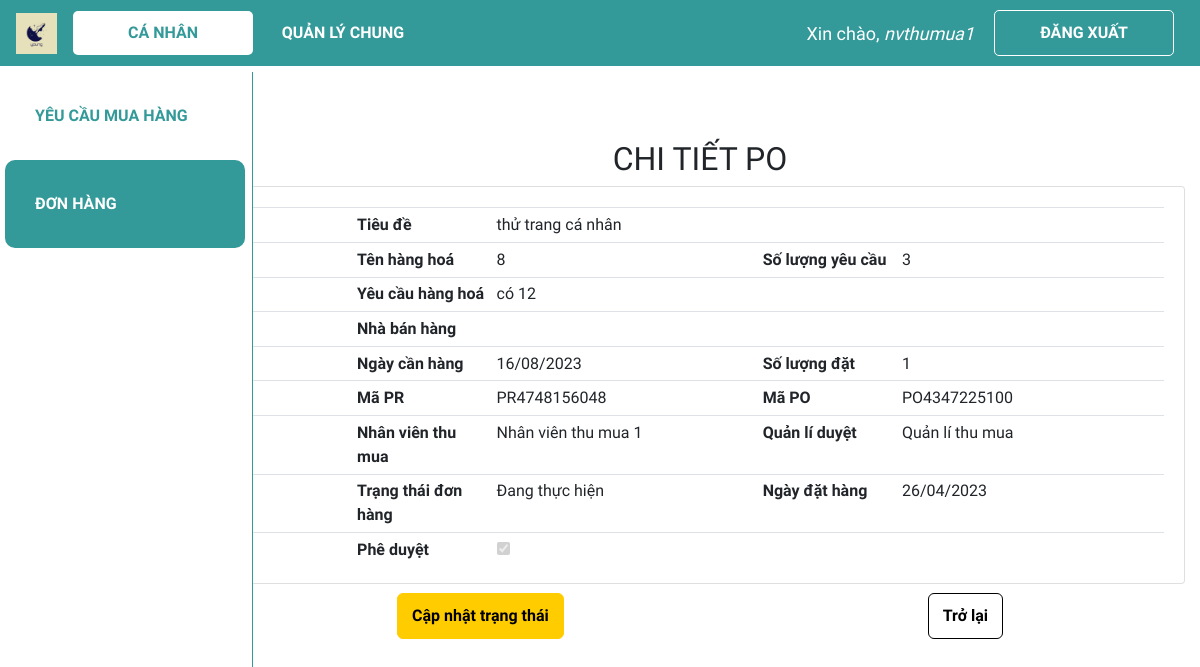
Page /ca_nhan/xem_po/PO4347225100 (signed in) on the committed database.
### web_core/models.py (models this page shows, shortened)
class PO(models.Model):
    danh_muc_trang_thai = (
        ('Chờ phê duyệt', 'Chờ phê duyệt'),
        ('Đang thực hiện', 'Đang thực hiện'),
        ('Đã nhận hàng', 'Đã nhận hàng'),
        ('Đã hoàn thành', 'Đã hoàn thành'),
    )
    ma_PO = ShortUUIDField(
        verbose_name='Mã PO',
        length=10,
        max_length=12,
        prefix="PO",
        alphabet="0123456789",
        primary_key=True
    )
    ma_PR = models.ForeignKey(PR, on_delete = models.CASCADE, verbose_name = 'Mã PR', blank = True, null = True)
    ma_hang_hoa = models.ForeignKey(HANGHOA, on_delete = models.CASCADE, verbose_name = 'Mã hàng hoá', blank = True, null = True)
    so_luong = models.IntegerField('Số lượng', validators = [MinValueValidator(0)], default = 0)
    ma_hop_dong = models.ForeignKey(HOPDONG, on_delete = models.SET_NULL, verbose_name = 'Mã hợp đồng', blank = True, null = True)
    ma_nhan_vien_tao = models.ForeignKey(NHANVIEN, on_delete=models.SET_NULL, verbose_name = 'Mã nhân viên tạo', related_name = 'nv_tao_PO', null=True)
    ma_ncc = models.ForeignKey(NCC, on_delete = models.SET_NULL, verbose_name = 'Mã nhà cung cấp', blank = True, null = True)
    ngay_tao = models.DateTimeField('Ngày tạo', default = datetime.now)
    ngay_cap_nhat = models.DateTimeField('Ngày cập nhật', default = datetime.now)
    trang_thai = models.CharField('Trạng thái PO', max_length = 100, choices=danh_muc_trang_thai, default='Đang xem xét', blank = True, null = True)
    ma_quan_ly_duyet = models.ForeignKey(NHANVIEN, on_delete = models.SET_NULL, verbose_name = 'Mã quản lý duyệt', related_name = 'quan_ly', blank = True, null = True)

class PR(models.Model):
    danh_muc_trang_thai = (
        ('Chờ phân công', 'Chờ phân công'),
        ('Đang thực hiện', 'Đang thực hiện'),
        ('Đã hoàn thành', 'Đã hoàn thành'),
    )
    ma_PR = ShortUUIDField(
        verbose_name='Mã PR',
        length=10,
        max_length=12,
        prefix="PR",
        alphabet="0123456789",
        primary_key=True
    )
    ma_nhan_vien_tao = models.ForeignKey(NHANVIEN, on_delete = models.CASCADE, verbose_name = 'Mã nhân viên tạo', related_name = 'nv_tao_PR', blank = True, null = True)
    ma_nhan_vien_phu_trach = models.ForeignKey(NHANVIEN, on_delete = models.SET_NULL, verbose_name = 'Mã nhân viên phụ trách',  related_name = 'nv_phutrach_PR', blank = True, null = True)
    ngay_tao = models.DateTimeField('Ngày tạo', default = datetime.now)
    ngay_cap_nhat = models.DateField('Ngày cập nhật', default = datetime.now)
    ten_PR = models.CharField('Tên PR', max_length = 300)
    trang_thai = models.CharField('Trạng thái PR', max_length = 100, choices=danh_muc_trang_thai, default='Đang xem xét', null=True)

class PR_HH(models.Model):
    danh_muc_trang_thai = (
        ('Chờ phân công', 'Chờ phân công'),
        ('Đang thực hiện', 'Đang thực hiện'),
        ('Đã hoàn thành', 'Đã hoàn thành'),
    )
    ma_PR = models.ForeignKey(PR, on_delete = models.CASCADE, verbose_name = 'Mã PR', blank = True, null = True)
    ma_hang_hoa = models.ForeignKey(HANGHOA, on_delete=models.SET_NULL, verbose_name = 'Mã hàng hoá', null=True)
    so_luong = models.IntegerField('Số lượng', validators = [MinValueValidator(0)], default = 0)
    ngay_can_hang = models.DateField('Ngày cần hàng', editable = True, blank = True, null = True)
    ngay_cap_nhat = models.DateField('Ngày cập nhật', default = datetime.now)
    yeu_cau = models.CharField('Yêu cầu', max_length = 300, blank = True, null = True)
    trang_thai = models.CharField('Trạng thái PR', max_length = 100, choices=danh_muc_trang_thai, null=True)

class HANGHOA(models.Model):
    ma_HH = ShortUUIDField(
        verbose_name='Mã hàng hoá',
        length=10,
        max_length=12,
        prefix="HH",
        alphabet="0123456789",
        primary_key=True
    )
    ten_hang_hoa = models.CharField('Tên hàng hoá', max_length = 100, null=True)
    so_luong_ton = models.IntegerField('Số lượng tồn', validators = [MinValueValidator(0)], default = 0)

class NHANVIEN(models.Model):
    danh_muc_phong_ban = (
        ('Thu mua', 'Thu mua'),
        ('Kho', 'Kho'),
        ('Kế toán', 'Kế toán'),
        ('Khác', 'Khác')
    )
    danh_muc_chuc_vu = (
        ('Quản lí', 'Quản lí'),
        ('Nhân viên', 'Nhân viên'),
    )
    user = models.OneToOneField(User, null=True, blank=True, on_delete=models.CASCADE)
    ma_NV = ShortUUIDField(
        verbose_name='Mã nhân viên',
        length=10,
        max_length=12,
        prefix="NV",
        alphabet="0123456789",
        primary_key=True
    )
    ho_ten = models.CharField('Họ tên', max_length = 100, null=True)
    phong_ban = models.CharField('Phòng ban', max_length = 50, choices=danh_muc_phong_ban, null=True)
    chuc_vu = models.CharField('Chức vụ', max_length = 50, choices=danh_muc_chuc_vu, null=True)

### web_core/decorators.py (the view)
    def wrapper_function(request, *args, **kwargs):
        group = None
        if request.user.groups.exists():
            group = request.user.groups.all()[0].name
        if group == 'quanly':
            return redirect('quanli_dspr')
        else:
            print(group)
            return view_func(request, *args, **kwargs)

### web_core/templatetags/index.py (called while the page is built)
@register.filter
def first_group_name(user):
    groups = user.groups.all()
    if groups:
        return groups[0].name
    return ''

### web_core/views.py (called while the page is built)
def update_all_po_status():
    dspo = PO.objects.all().order_by('-ngay_tao')
    for po in dspo:
        if po.ma_quan_ly_duyet and po.trang_thai == 'Chờ phê duyệt':
            po.trang_thai='Đang thực hiện'
        elif not po.ma_quan_ly_duyet and po.trang_thai != 'Chờ phê duyệt':
            po.trang_thai='Chờ phê duyệt'
        po.save()

@non_admin_only
@login_required(login_url='login')
def view_po_canhan(request, ma_PO):
    update_all_po_status()
    if ma_PO is None:
        return redirect('/dspo_canhan')
    po = PO.objects.get(ma_PO=ma_PO)
    pr_hh = PR_HH.objects.get(ma_PR = po.ma_PR.ma_PR, ma_hang_hoa = po.ma_hang_hoa.ma_HH)
    context = {'po':po, 'pr_hh':pr_hh}
    return render(request,'web_core/view_po_canhan.html', context)

### web_core/templates/web_core/view_po_canhan.html (shortened to what this page needs)
{% extends 'web_core/main.html' %}
{% block content %}
<h2 class="table-title" style>CHI TIẾT PO</h2>
<div class="card card-body">
    <table class="table table-sm po-canhan">
        <tr>
            <th class="mid-content"></th>
            <th class="mid-content">Tiêu đề</th>
            <td class="large-content">{{po.ma_PR.ten_PR}}</td>
            <th class="small-content"></th>
            <th class="small-content"></th>
        </tr>
        <tr>
            <th class="mid-content"></th>
            <th class="mid-content">Tên hàng hoá</th>
            <td class="mid-content">{{pr_hh.ma_hang_hoa.ten_hang_hoa}}</td>
            <th class="mid-content">Số lượng yêu cầu</th>
            <td class="large-content">{{pr_hh.so_luong}}</td>
        </tr>
        <tr>
            <th class="mid-content"></th>
            <th class="mid-content">Yêu cầu hàng hoá</th>
            <td class="mid-content">{{pr_hh.yeu_cau}}</td>
            <th class="mid-content"></th>
            <th class="mid-content"></th>
        </tr>
        <tr>
            <th class="mid-content"></th>
            <th class="mid-content">Nhà bán hàng</th>
            <td class="mid-content">{{po.ma_ncc.ten_doanh_nghiep}}</td>
            <th class="mid-content"></th>
            <th class="mid-content"></th>
        </tr>
        <tr>
            <th class="mid-content"></th>
            <th class="mid-content">Ngày cần hàng</th>
            <td class="mid-content">{{pr_hh.ngay_can_hang|date:"d/m/Y"}}</td>
            <th class="mid-content">Số lượng đặt</th>
            <td class="mid-content">{{po.so_luong}}</td>
        </tr>
        <tr>
            <th class="mid-content"></th>
            <th class="mid-content">Mã PR</th>
            <td class="small-content">{{po.ma_PR.ma_PR}}</td>
            <th class="small-content">Mã PO</th>
            <td class="large-content">{{po.ma_PO}}</td>
        </tr>
        <tr>
            <th class="mid-content"></th>
            <th class="mid-content">Nhân viên thu mua</th>
            <td class="mid-content">{{po.ma_nhan_vien_tao.ho_ten}}</td>
            <th class="mid-content">Quản lí duyệt</th>
            <td class="mid-content">{{po.ma_quan_ly_duyet.ho_ten}}</td>
        </tr>
        <tr>
            <th class="mid-content"></th>
            <th class="mid-content">Trạng thái đơn hàng</th>
            <td class="small-content">
            {% load index %}
            {% if request.user|first_group_name == 'thumua' %}
                {% if po.trang_thai == 'Chờ phê duyệt' %}
                    <a  href="{% url 'canhan_sua_po' po.ma_PO %}">
                        {{po.trang_thai}}
                    </a>
                {% else %}
                    {{po.trang_thai}}
                {% endif %}
            {% endif %}
            </td>
            <th class="small-content">Ngày đặt hàng</th>
            <td class="large-content">{{po.ngay_tao|date:"d/m/Y"}}</td>
        </tr>
        <tr>
            <th class="mid-content"></th>
            <th class="mid-content">Phê duyệt</th>
            <td class="mid-content">
                <input type="checkbox" class="pheduyet-checkbox" id="inline" {% if po.ma_quan_ly_duyet %} checked="true" {% endif %} disabled="disabled">
            </td>
            <th class="mid-content"></th>
            <th class="mid-content"></th>
        </tr>
    </table>
</div>
<div class="form-btn">
    {% if request.user|first_group_name == 'thumua' and po.trang_thai != 'Chờ phê duyệt' and po.trang_thai != 'Đã hoàn thành'%}
        <a class="btn edit-btn" href="{% url 'canhan_capnhat_po' po.ma_PO %}">Cập nhật trạng thái</a>
    {% endif %}
    <a class='btn back-btn' href="{% url 'canhan_dspo' %}">Trở lại</a>
</div>
{% endblock %}

### web_core/templates/web_core/navbar.html (shortened to what this page needs)
{% load static %}
<nav class="navbar navbar-expand-lg my-navbar fixed-top">
    <a href="{% url 'home' %}">
        <img class="navbar-brand" alt="logo-brand" src="{% static 'images/favicon.png' %}" height="50"
            style="padding-bottom: 4px" />
    </a>
    <div class="collapse navbar-collapse" id="navbarNav">
        {% with request.resolver_match.url_name as url_name %}
        <div class="navbar-nav">
            {% load index %}
            {% if request.user|first_group_name != 'quanly' %}
                <a class="nav-item nav-link my-nav-item {% if 'canhan' in url_name %}my-nav-active{% endif %} nav-canhan"
                href="{% url 'canhan_dspr' %}">Cá nhân</a>
            {% endif %}
            <a class="nav-item nav-link my-nav-item {% if 'quanli' in url_name %}my-nav-active{% endif %} nav-quanly"
                href="{% url 'quanli_dspr' %}">Quản lý chung</a>
        </div>
        {% endwith %}
    </div>
    {% with request.resolver_match.url_name as url_name %}
    {% if request.user.is_authenticated %}
    <span class="hello-msg">Xin chào, <span> {{request.user}} </span></span>
    <a class="nav-item nav-link my-nav-item my-btn" href="{% url 'logout' %}">Đăng xuất</a>
    {% else %}
    <a class="nav-item nav-link my-nav-item my-btn {% if url_name == 'login' %}my-nav-active{% endif %}"
        href="{% url 'login' %}">Đăng nhập</a>
    {% endif %}
    {% endwith %}
</nav>

### web_core/static/css/main.css (style rules this page uses)
* { font-family: 'Baloo 2', cursive; }
html, body { margin: 0; padding: 0; height: 100%; overflow-x: hidden; }

### web_core/templates/web_core/navbar.html (style rules this page uses)
.my-navbar.fixed-top { position: fixed; color: #fff; background-color: #399; z-index: 10; }
.my-nav-item { color: #fff; font-weight: bold; padding: 9.6px 16px !important; text-transform: uppercase; border-radius: 5px; width: 180px; text-align: center; }
.my-nav-active, .my-nav-active:hover { color: #399; background-color: #fff; }
.my-btn { border: 1px solid #fff; margin-right: 10px; }
.hello-msg { font-size: 18px; color: #fff; margin-right: 20px; }
.hello-msg>span { font-style: italic; }

### web_core/templates/web_core/view_po_canhan.html (style rules this page uses)
.card-body { padding-bottom: 0px; }
.table-title { text-align: center; }
.table th, .table td { vertical-align: top; text-align: left; }
.small-content { width: 150px; }
.mid-content { width: 250px; }
.large-content { width: 450px; }
.btn.edit-btn { font-weight: bold; background-color: rgb(255, 204, 0); border-color: rgb(255, 204, 0); border-radius: 6px; border-width: 1px; color: black; padding: 10px 14px; margin: auto; right: 0; }
.btn.back-btn { font-weight: bold; background-color: white; border-color: black; border-radius: 6px; border-width: 1px; color: black; padding: 10px 14px; margin: auto; right: 0; }
.form-btn { padding-top: 1%; display: flex; justify-content: center; }

### rows in the picture
PO: ma_PR.ten_PR "thử trang cá nhân", so_luong "1", ma_PR.ma_PR "PR4748156048", ma_PO "PO4347225100", ma_nhan_vien_tao.ho_ten "Nhân viên thu mua 1", ma_quan_ly_duyet.ho_ten "Quản lí thu mua", trang_thai "Đang thực hiện", ngay_tao "26/04/2023", ma_quan_ly_duyet_id "☑"
PR_HH: ma_hang_hoa.ten_hang_hoa "8", so_luong "3", yeu_cau "có 12", ngay_can_hang "16/08/2023"

### other values in the picture
{{ request.user }} "nvthumua1"
